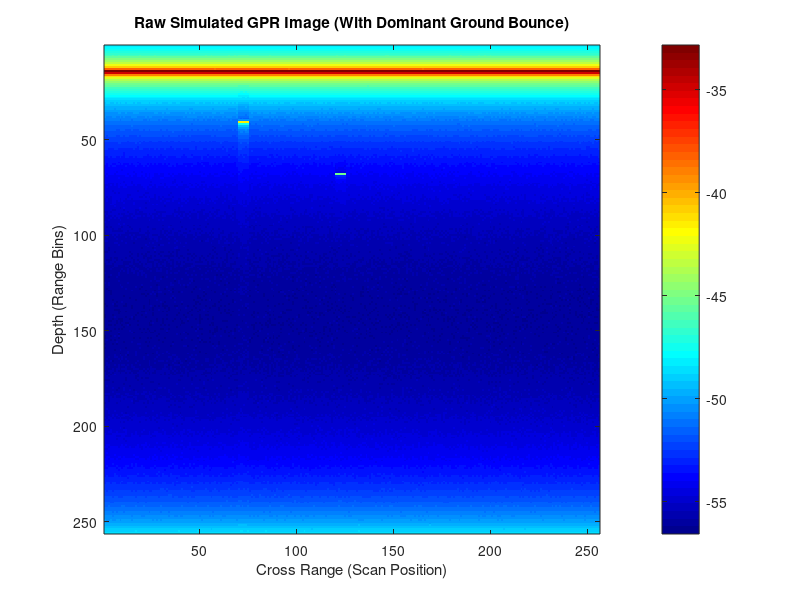
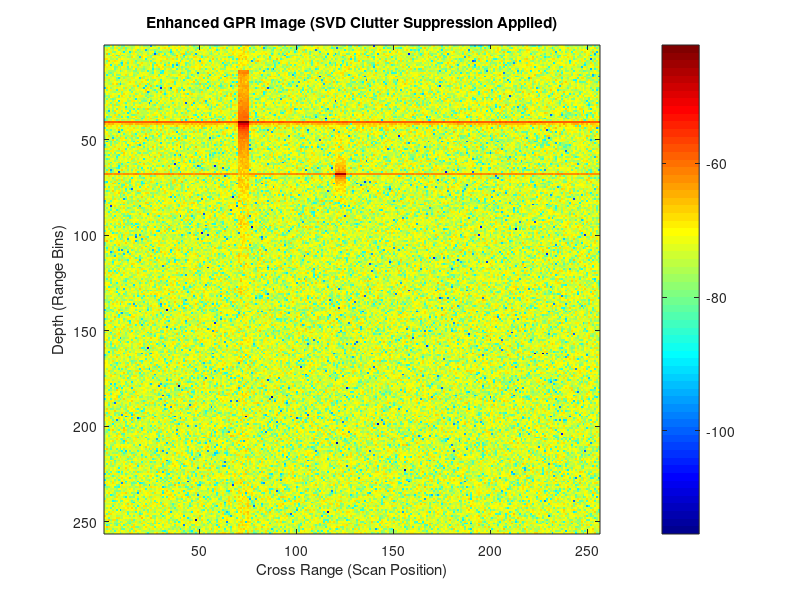

The MATLAB script that drew these images, in order:
clc;
clear;
close all;

%% CONSTANTS
c = 3e8;
k = 1.38e-23;
T = 290;

%% RADAR PARAMETERS
Pt = 1; % 1 W
Gt_dB = 10;
Gr_dB = 10;
Gt = 10^(Gt_dB/10);
Gr = 10^(Gr_dB/10);
sigma = 1;
f0 = 1e9; % 1 GHz
lambda = c/f0;
B = 200e6;
N = 256; % Frequency steps
FFTpoint = N;

%% TARGET DEPTHS (meters)
Ground = 10;
d1 = 30; % Object 1 depth
d2 = 50; % Object 2 depth

%% Radar Range Equation
PrG = (Pt*Gt*Gr*lambda^2*sigma)/((4*pi)^3*Ground^4);
Pr1 = (Pt*Gt*Gr*lambda^2*sigma)/((4*pi)^3*d1^4);
Pr2 = (Pt*Gt*Gr*lambda^2*sigma)/((4*pi)^3*d2^4);

rxGround = zeros(N, FFTpoint);
rx1 = zeros(N, FFTpoint);
rx2 = zeros(N, FFTpoint);
gprfft = zeros(N, FFTpoint);
TargetIndex1 = 70;
TargetIndex2 = 120;

% Frequency vector matching the number of steps N
f = linspace(f0, f0+B, N);

for i1 = 1 : 1 : N
    rxGround(:, i1) = sqrt(PrG) .* exp(-1j*4*pi*f*Ground/c);

    if ((i1 >= TargetIndex1) && (i1 <= TargetIndex1+5))
        rx1(:, i1) = sqrt(Pr1) .* exp(-1j*4*pi*f*d1/c);
    else
        rx1(:, i1) = 0;
    end

    if ((i1 >= TargetIndex2) && (i1 <= TargetIndex2+5))
        rx2(:, i1) = sqrt(Pr2) .* exp(-1j*4*pi*f*d2/c);
    else
        rx2(:, i1) = 0;
    end
end

rxsig = rxGround + rx1 + rx2;

%% Thermal Noise
NF_dB = 5;
NF = 10^(NF_dB/10);
Pn = k*T*B;
noise = sqrt(Pn*NF) * randn(FFTpoint, N);

%% Final GPR Image Processing
gpr = rxsig + noise;
for i1 = 1 : 1 : N
    % CHANGED TO ifft: This corrects the range inversion so ground is at the top
    gprfft(:, i1) = abs(ifft(gpr(:, i1)));
end

%% SVD Clutter Suppression
[u, s, v] = svd(gprfft);
imsvd = abs(u(:, 2:end) * s(2:end, 2:end) * v(:, 2:end)');

%% Display Results
figure(1);
imagesc(10*log10(gprfft));
colormap(jet);
colorbar;
title('Raw Simulated GPR Image (With Dominant Ground Bounce)');
xlabel('Cross Range (Scan Position)');
ylabel('Depth (Range Bins)');
set(gca, 'YDir', 'reverse'); % Keeps shallow depth at the top

figure(2);
imagesc(10*log10(imsvd));
colormap(jet);
colorbar;
title('Enhanced GPR Image (SVD Clutter Suppression Applied)');
xlabel('Cross Range (Scan Position)');
ylabel('Depth (Range Bins)');
set(gca, 'YDir', 'reverse');
